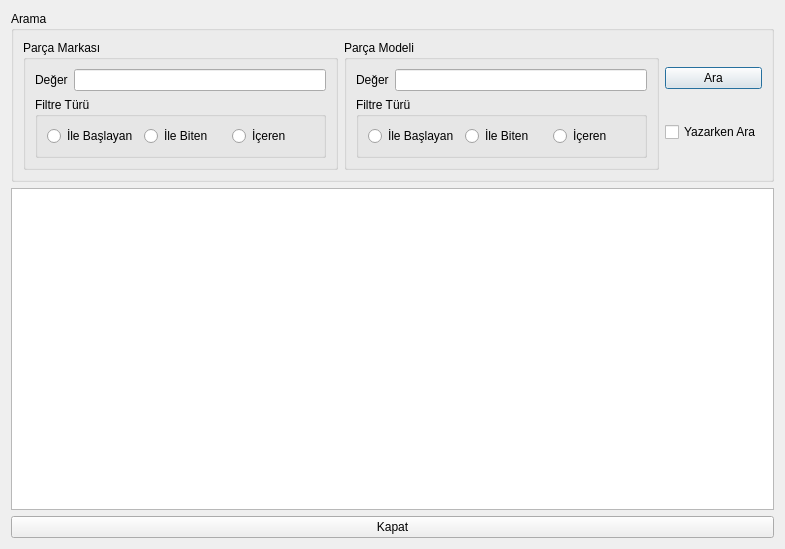
<?xml version="1.0" encoding="UTF-8"?>
<ui version="4.0">
 <class>TKNMonitorListe</class>
 <widget class="QDialog" name="TKNMonitorListe">
  <property name="geometry">
   <rect>
    <x>0</x>
    <y>0</y>
    <width>785</width>
    <height>549</height>
   </rect>
  </property>
  <property name="windowTitle">
   <string>Dialog</string>
  </property>
  <layout class="QVBoxLayout" name="verticalLayout_4">
   <item>
    <widget class="QGroupBox" name="groupBox">
     <property name="title">
      <string>Arama</string>
     </property>
     <layout class="QHBoxLayout" name="horizontalLayout_7">
      <item>
       <widget class="QGroupBox" name="groupBox_2">
        <property name="title">
         <string>Parça Markası</string>
        </property>
        <layout class="QVBoxLayout" name="verticalLayout">
         <item>
          <layout class="QHBoxLayout" name="horizontalLayout_3">
           <item>
            <widget class="QLabel" name="label">
             <property name="text">
              <string>Değer</string>
             </property>
             <property name="buddy">
              <cstring>leParcaMarkaDegeri</cstring>
             </property>
            </widget>
           </item>
           <item>
            <widget class="QLineEdit" name="leParcaMarkaDegeri"/>
           </item>
          </layout>
         </item>
         <item>
          <widget class="QGroupBox" name="groupBox_3">
           <property name="title">
            <string>Filtre Türü</string>
           </property>
           <layout class="QHBoxLayout" name="horizontalLayout_2">
            <item>
             <layout class="QHBoxLayout" name="horizontalLayout">
              <item>
               <widget class="QRadioButton" name="rbParcaMarkaIleBaslayan">
                <property name="text">
                 <string>İle Başlayan</string>
                </property>
               </widget>
              </item>
              <item>
               <widget class="QRadioButton" name="rbParcaMarkaIleBiten">
                <property name="text">
                 <string>İle Biten</string>
                </property>
               </widget>
              </item>
              <item>
               <widget class="QRadioButton" name="rbParcaMarkaIceren">
                <property name="text">
                 <string>İçeren</string>
                </property>
               </widget>
              </item>
             </layout>
            </item>
           </layout>
          </widget>
         </item>
        </layout>
       </widget>
      </item>
      <item>
       <widget class="QGroupBox" name="groupBox_4">
        <property name="title">
         <string>Parça Modeli</string>
        </property>
        <layout class="QVBoxLayout" name="verticalLayout_2">
         <item>
          <layout class="QHBoxLayout" name="horizontalLayout_4">
           <item>
            <widget class="QLabel" name="label_2">
             <property name="text">
              <string>Değer</string>
             </property>
             <property name="buddy">
              <cstring>leParcaMarkaDegeri</cstring>
             </property>
            </widget>
           </item>
           <item>
            <widget class="QLineEdit" name="leParcaModelDegeri"/>
           </item>
          </layout>
         </item>
         <item>
          <widget class="QGroupBox" name="groupBox_5">
           <property name="title">
            <string>Filtre Türü</string>
           </property>
           <layout class="QHBoxLayout" name="horizontalLayout_5">
            <item>
             <layout class="QHBoxLayout" name="horizontalLayout_6">
              <item>
               <widget class="QRadioButton" name="rbParcaModelIleBaslayan">
                <property name="text">
                 <string>İle Başlayan</string>
                </property>
               </widget>
              </item>
              <item>
               <widget class="QRadioButton" name="rbParcaModelIleBiten">
                <property name="text">
                 <string>İle Biten</string>
                </property>
               </widget>
              </item>
              <item>
               <widget class="QRadioButton" name="rbParcaModelIceren">
                <property name="text">
                 <string>İçeren</string>
                </property>
               </widget>
              </item>
             </layout>
            </item>
           </layout>
          </widget>
         </item>
        </layout>
       </widget>
      </item>
      <item>
       <layout class="QVBoxLayout" name="verticalLayout_3">
        <item>
         <widget class="QPushButton" name="pushButton">
          <property name="text">
           <string>Ara</string>
          </property>
         </widget>
        </item>
        <item>
         <widget class="QCheckBox" name="cbYazarkenAra">
          <property name="text">
           <string>Yazarken Ara</string>
          </property>
         </widget>
        </item>
       </layout>
      </item>
     </layout>
    </widget>
   </item>
   <item>
    <widget class="QTableWidget" name="tableWidget"/>
   </item>
   <item>
    <widget class="QPushButton" name="pushButton_2">
     <property name="text">
      <string>Kapat</string>
     </property>
    </widget>
   </item>
  </layout>
 </widget>
 <resources/>
 <connections>
  <connection>
   <sender>cbYazarkenAra</sender>
   <signal>clicked(bool)</signal>
   <receiver>pushButton</receiver>
   <slot>setDisabled(bool)</slot>
   <hints>
    <hint type="sourcelabel">
     <x>718</x>
     <y>135</y>
    </hint>
    <hint type="destinationlabel">
     <x>705</x>
     <y>87</y>
    </hint>
   </hints>
  </connection>
  <connection>
   <sender>leParcaModelDegeri</sender>
   <signal>textChanged(QString)</signal>
   <receiver>TKNMonitorListe</receiver>
   <slot>Ara()</slot>
   <hints>
    <hint type="sourcelabel">
     <x>627</x>
     <y>75</y>
    </hint>
    <hint type="destinationlabel">
     <x>655</x>
     <y>186</y>
    </hint>
   </hints>
  </connection>
  <connection>
   <sender>rbParcaModelIceren</sender>
   <signal>clicked()</signal>
   <receiver>TKNMonitorListe</receiver>
   <slot>Ara()</slot>
   <hints>
    <hint type="sourcelabel">
     <x>579</x>
     <y>145</y>
    </hint>
    <hint type="destinationlabel">
     <x>609</x>
     <y>187</y>
    </hint>
   </hints>
  </connection>
  <connection>
   <sender>leParcaMarkaDegeri</sender>
   <signal>textChanged(QString)</signal>
   <receiver>TKNMonitorListe</receiver>
   <slot>Ara()</slot>
   <hints>
    <hint type="sourcelabel">
     <x>302</x>
     <y>86</y>
    </hint>
    <hint type="destinationlabel">
     <x>332</x>
     <y>185</y>
    </hint>
   </hints>
  </connection>
  <connection>
   <sender>rbParcaMarkaIceren</sender>
   <signal>clicked()</signal>
   <receiver>TKNMonitorListe</receiver>
   <slot>Ara()</slot>
   <hints>
    <hint type="sourcelabel">
     <x>254</x>
     <y>140</y>
    </hint>
    <hint type="destinationlabel">
     <x>275</x>
     <y>189</y>
    </hint>
   </hints>
  </connection>
  <connection>
   <sender>rbParcaMarkaIleBiten</sender>
   <signal>clicked()</signal>
   <receiver>TKNMonitorListe</receiver>
   <slot>Ara()</slot>
   <hints>
    <hint type="sourcelabel">
     <x>163</x>
     <y>135</y>
    </hint>
    <hint type="destinationlabel">
     <x>209</x>
     <y>186</y>
    </hint>
   </hints>
  </connection>
  <connection>
   <sender>rbParcaMarkaIleBaslayan</sender>
   <signal>clicked()</signal>
   <receiver>TKNMonitorListe</receiver>
   <slot>Ara()</slot>
   <hints>
    <hint type="sourcelabel">
     <x>105</x>
     <y>137</y>
    </hint>
    <hint type="destinationlabel">
     <x>126</x>
     <y>186</y>
    </hint>
   </hints>
  </connection>
  <connection>
   <sender>rbParcaModelIleBiten</sender>
   <signal>clicked()</signal>
   <receiver>TKNMonitorListe</receiver>
   <slot>Ara()</slot>
   <hints>
    <hint type="sourcelabel">
     <x>510</x>
     <y>136</y>
    </hint>
    <hint type="destinationlabel">
     <x>534</x>
     <y>187</y>
    </hint>
   </hints>
  </connection>
  <connection>
   <sender>rbParcaModelIleBaslayan</sender>
   <signal>clicked()</signal>
   <receiver>TKNMonitorListe</receiver>
   <slot>Ara()</slot>
   <hints>
    <hint type="sourcelabel">
     <x>397</x>
     <y>128</y>
    </hint>
    <hint type="destinationlabel">
     <x>444</x>
     <y>186</y>
    </hint>
   </hints>
  </connection>
  <connection>
   <sender>pushButton_2</sender>
   <signal>clicked()</signal>
   <receiver>TKNMonitorListe</receiver>
   <slot>accept()</slot>
   <hints>
    <hint type="sourcelabel">
     <x>652</x>
     <y>528</y>
    </hint>
    <hint type="destinationlabel">
     <x>777</x>
     <y>385</y>
    </hint>
   </hints>
  </connection>
  <connection>
   <sender>pushButton</sender>
   <signal>clicked()</signal>
   <receiver>TKNMonitorListe</receiver>
   <slot>Ara()</slot>
   <hints>
    <hint type="sourcelabel">
     <x>731</x>
     <y>78</y>
    </hint>
    <hint type="destinationlabel">
     <x>780</x>
     <y>100</y>
    </hint>
   </hints>
  </connection>
 </connections>
 <slots>
  <slot>Ara()</slot>
 </slots>
</ui>
